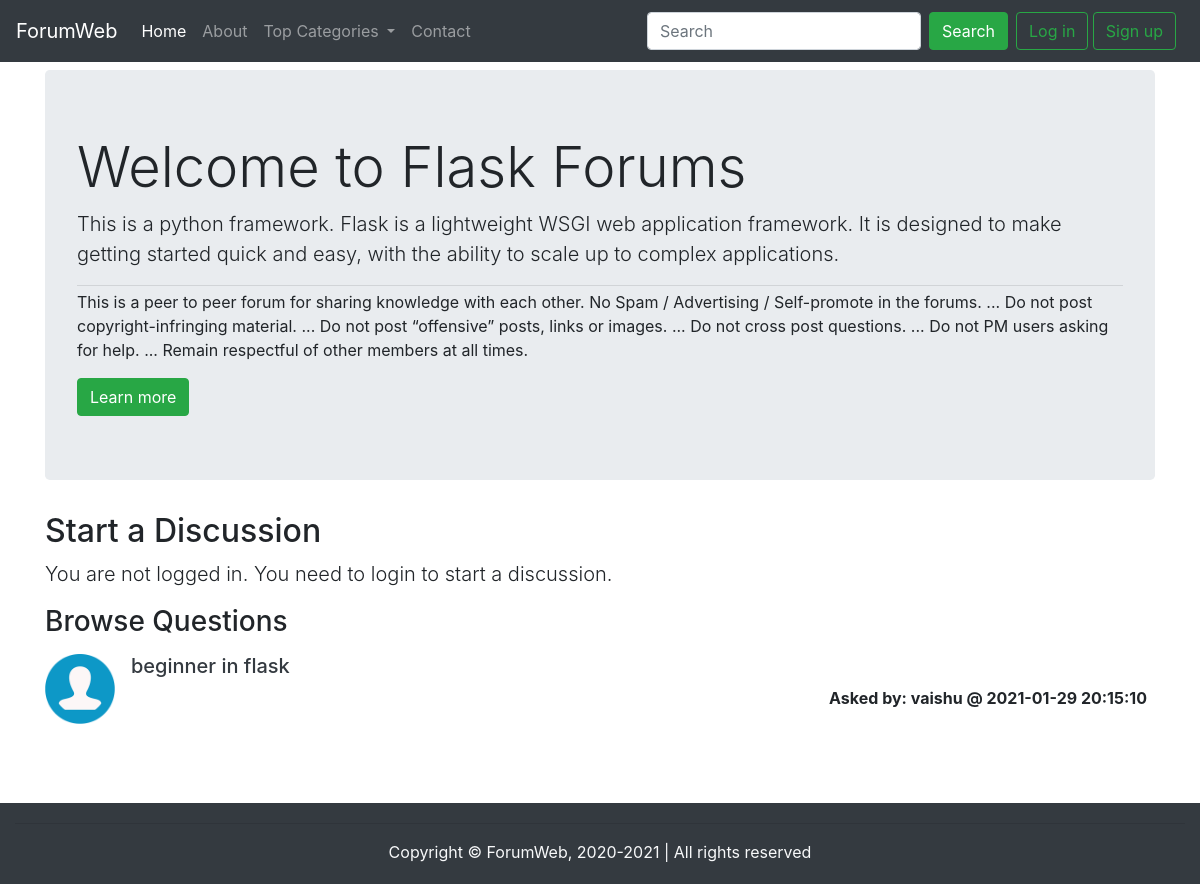
Screenshot of /threadlist.php?cat_id=4 with the database file from the repository.
### tables this page shows
CREATE TABLE `categories` (
  `category_id` int(8) NOT NULL,
  `name` varchar(50) NOT NULL,
  `description` varchar(255) NOT NULL,
  `created_at` datetime NOT NULL DEFAULT current_timestamp()
);

CREATE TABLE `threads` (
  `thread_id` int(11) NOT NULL,
  `title` varchar(255) NOT NULL,
  `description` text NOT NULL,
  `user_id` int(11) NOT NULL,
  `category_id` int(11) NOT NULL,
  `timestamp` datetime NOT NULL DEFAULT current_timestamp()
);

CREATE TABLE `users` (
  `user_id` int(11) NOT NULL,
  `name` varchar(30) NOT NULL,
  `email` varchar(30) NOT NULL,
  `password` varchar(255) NOT NULL,
  `created_at` datetime NOT NULL DEFAULT current_timestamp()
);

### threadlist.php (the view, shortened to what this page needs)
<!doctype html>
<html lang="en">
<head>
    <link rel="stylesheet" href="https://cdn.jsdelivr.net/npm/bootstrap@4.6.0/dist/css/bootstrap.min.css"
>
</head>
<body>
    <?php
    require"partials/_header.php";
    $cat_id=$_GET['cat_id'];
    $sql="select * from categories where category_id=".$cat_id;
    $result=mysqli_query($conn,$sql);
    $row=mysqli_fetch_assoc($result);
    ?>
    <div class="container my-2">
        <div class="jumbotron">
            <h1 class="display-4">Welcome to <?php echo $row['name']?> Forums</h1>
            <p class="lead"><?php echo $row['description']?></p>
            <hr class="my-1">
            <p>This is a peer to peer forum for sharing knowledge with each other. No Spam / Advertising / Self-promote
                in the forums. ...
                Do not post copyright-infringing material. ...
                Do not post “offensive” posts, links or images. ...
                Do not cross post questions. ...
                Do not PM users asking for help. ...
                Remain respectful of other members at all times.</p>
            <button class="btn btn-success">Learn more</button>
        </div>
    </div>
    <?php
    if(isset($_SESSION['loggedin'])&& $_SESSION['loggedin']==true){
    echo '<div class="container my-2">
        <h1>Start a Discussion</h1>
        <form action="'.$_SERVER["REQUEST_URI"].'" method="post">
            <div class="form-group">
                <label for="exampleInputEmail1">Problem Title</label>
                <input type="text" name="title" class="form-control" id="exampleInputEmail1"
                    aria-describedby="emailHelp">
                <small id="emailHelp" class="form-text text-muted">Keep your title short and crisp as possible.</small>
            </div>
            <div class="form-group">
                <label for="exampleFormControlTextarea1">Ellaborate Your Problem</label>
                <textarea name="desc" class="form-control" id="exampleFormControlTextarea1" rows="3"></textarea>
            </div>
            <button type="submit" class="btn btn-success">Submit</button>
        </form>
        </div>';
    }
    else{
        echo '<div class="container my-2">
        <h2>Start a Discussion</h2>
            <p class="lead">You are not logged in. You need to login to start a discussion.</p>
        </div>';
    }
    ?>
    <div class="container my-3 mb-5" id="browse">
        <h3>Browse Questions</h3>
        <?php
        $sql="select * from threads where category_id=".$cat_id;
        $result=mysqli_query($conn,$sql);
        while($row=mysqli_fetch_assoc($result))
        {
            $sql2='select name from users where user_id='.$row['user_id'];
            $result2=mysqli_query($conn,$sql2);
            $row2=mysqli_fetch_assoc($result2);
            echo '<div class="media my-3">
            <img src="img/user.png" width="70px" height="70px" class="mr-3" alt="user">
            <div class="media-body">
                <h5 class="mt-0"><a href="thread.php?thread_id='.$row['thread_id'].'" class="text-dark">'.$row['title'].'</a></h5>
                <p class="my-0 mb-1">'.$row['description'].'</p>
                <p class="font-weight-bold float-right m-0 mr-2">Asked by: '.$row2['name'].' @ '.$row['timestamp'].'</p>
            </div>
            </div>';
        }
        ?>
    </div>
    <?php require"partials/_footer.php"?>
</body>
</html>

### threadlist.php (style rules this page uses)
#browse { min-height: 150px; }

### rows the page displays
categories: name "Flask", description "This is a python framework. Flask is a lightweight WSGI web application framework. It is designed to make getting started quick and easy, with the ability to scale up to complex applications."
threads: title "beginner in flask", user.name "vaishu", timestamp "2021-01-29 20:15:10"
